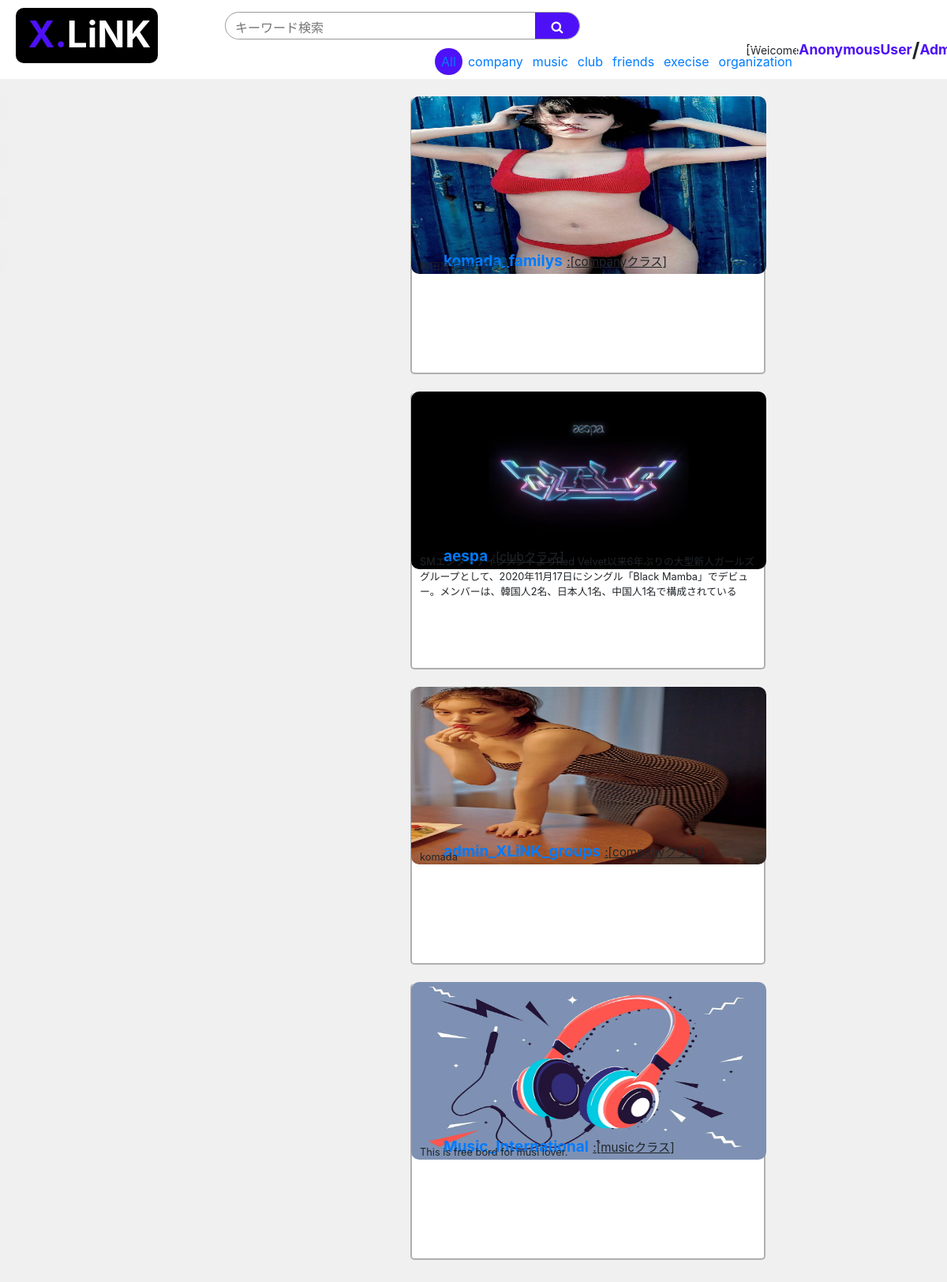
The page / on the database its author committed.
### XLiNK/models.py (models this page shows, shortened)
class Category(models.Model):
    name = models.CharField('k宛ごり', max_length=100)
    def __str__(self):
        return self.name

class Group(models.Model):
    manager_name = models.ForeignKey(User,blank=True, null=True,on_delete=models.PROTECT ,verbose_name="管理者名")
    name = models.CharField(max_length=23, blank=True, null=True, verbose_name="Class名")
    category = models.ForeignKey(Category, verbose_name="ジャンル", on_delete=models.PROTECT)
    backimage = models.ImageField(upload_to='media/', verbose_name="BackImage")
    explain = models.TextField(max_length=180,blank=True, verbose_name="explain")
    class Meta:
        verbose_name_plural = 'ClassName'

### XLiNK/views.py (the view)
# urls.py: path('', views.accounts, name="accounts"),
@csrf_exempt
def accounts(request):
	accounts = Group.objects.order_by('-name')[:100000]
	template=loader.get_template('home.html')
	context={
		'csrf_token': '',
		'accounts': accounts,
	}
	return HttpResponse(template.render(context, request))

### XLiNK/context_processors.py (called while the page is built)
def common(request):
    context ={
        'category_list': Category.objects.all(),
    }
    return context

### templates/home.html (shortened to what this page needs)
<!DOCTYPE html>
<html lang="en">
<head>
    <link rel="stylesheet" href="https://stackpath.bootstrapcdn.com/bootstrap/4.1.3/css/bootstrap.min.css">
    <link href="https://stackpath.bootstrapcdn.com/font-awesome/4.7.0/css/font-awesome.min.css" rel="stylesheet">
    <link rel="stylesheet" type="text/css" href="https://coco-factory.jp/ugokuweb/wp-content/themes/ugokuweb/data/reset.css">
    <link rel="stylesheet" type="text/css" href="https://cdn.jsdelivr.net/npm/slick-carousel@1.8.1/slick/slick.css">
    <link rel="stylesheet" type="text/css" href="https://coco-factory.jp/ugokuweb/wp-content/themes/ugokuweb/data/6-1-7/css/6-1-7.css">
    {% load crispy_forms_tags %}
</head>
<body style="background: rgb(241, 240, 240) ;">
    <header  class="container py-5">
        <div class="header">
            <h1>
                <div class="head">
                    <div class="headline" onclick="clickBtn()">
                        <b onclick=x_button() class="x">X.</b><b class="link">LiNK</b>
                    </div>
                </div>
            </h1>
        </div>
    </header>
    <aside class="container py-5">
        <div class="main_bord2">
        <center class="main_bord">
            <form method="get" action="/" class="search_container">
                <input type="text" size="60"  placeholder="キーワード検索"  name="keyword">
                <input style="top: -6px;" type="submit" value="&#xf002">
            </form>
        </center>
        <div class="logout" id="user-tools">
            [<font class="head_menu"><small>Welcome</small></font>
            <div class="logout_button">
                <strong>
                    <a class="user_head" href="/profile.html/id={{ user.id }}/">{{user}}</a>
                </strong>
            </div> <strong class="srash">/</strong>
            <div><strong><a class="logout_button" href="/admin/">Admin</a></strong></div> <strong class="srash">/</strong>
        </div>
        <span class="aside_bord">
            <li style="color: rgb(241, 240, 240);">
                <a class="side_name" href="/profile.html/id={{ user.id }}/">
                    <button class="border_1">
                        <h6 class="account">{{ user}}</h6>
                    </button>
                </a>
            </li>
            <br>
            <li style="color: rgb(241, 240, 240);">
                <a class="side_name" href="/">
                    <button class="border_2">
                        <h5 class="home">Home</h5>
                    </button>
                </a>
            </li>
            <br>
            <li style="color: rgb(241, 240, 240);">
                <a class="side_name" href="/community/">
                    <button class="border_2">
                        <h5 class="home">community</h5>
                    </button>
                </a>
            </li>
            <br>
            <li style="color: rgb(241, 240, 240);">
                <a class="side_name" href='/class/create.html/'>
                    <button class="border_2">
                        <h5 class="home">CreateClass</h5>
                    </button>
                </a>
            </li>
            <li style="color: rgb(241, 240, 240);">
            </li>
            <br>
            <li>
            </li>
        </span>
    </aside>
    <div  class="div-bord">
        <div class="tab-panel">
            <div class="panel-group">
                <div class="panel tab-A is-show">
                    <ul class="tab2-group">
                        <li class="tab2 tab2-A is-active2">
                            <a href="/">All</a>
                        </li>
                        {% for category in category_list %}
                        <li class="tab2 tab2-B">
                            <a href="/class/{{category.name}}/">{{category.name}}</a>
                        </li>
                        {% endfor %}
                    </ul>
                    <div class="panel2-group">
                        <div class="panel2 tab2-A is-show2">
                    {% for account in accounts%}
                        <br>
                        <div class="class_bord">
                            <span style="  top:-3px;box-shadow: 0 2px 3px rgba(0, 0, 0, 0.3);">
                                <a href="/community/{{account.name}}/">
                                    <div>
                                        <a href="/community/{{account.name}}/"><img class="image_bord" src="/media/{{account.backimage}}" alt="">{{ account.backimage.id | linebreaks }}</a>
                                    </div>
                                    <div class="class_names">
                                        <b><a href="/community/{{account.name}}/">{{account.name}}</a></b>
                                        <small><u>:[{{account.category}}クラス]</u></small>
                                    </div>
                                    <div class="class_explain">
                                        <small>{{account.explain | linebreaks}}</small>
                                    </div>
                                </a>
                            </span>
                        </div>
                        </div>
                    {% endfor %}
                    </div>
                </div>
        <br>
</body>
</html>

### rows shown on the page
Category: name "company"
Category: name "music"
Category: name "club"
Category: name "friends"
Category: name "execise"
Category: name "organization"
Group: backimage (picture), name "komada_familys", category "company", explain "駒田家だけのクラス。"
Group: backimage (picture), name "aespa", category "club", explain "SMエンターテインメントよりRed Velvet以来6年ぶりの大型新人ガールズグループとして、2020年11月17日にシングル「Black Mamba」でデビュー。メンバーは、韓国人2名、日本人1名、中国人1名で構成されている"
Group: backimage (picture), name "admin_XLiNK_groups", category "company", explain "komada"
Group: backimage (picture), name "Music_International", category "music", explain "This is free bord for musi lover."

### other values the page prints
{{ user }} "AnonymousUser"
